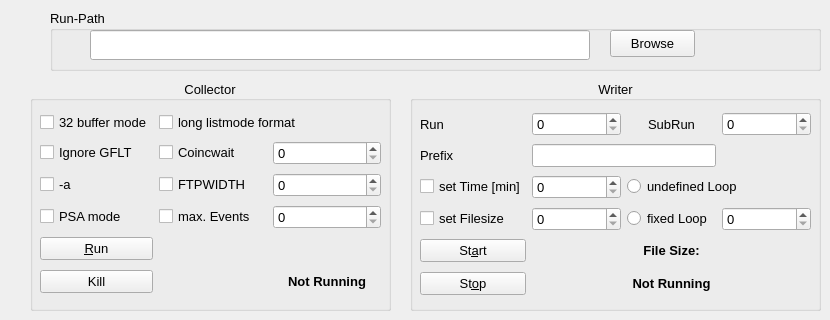
    <widget class="QWidget" name="tab">
     <attribute name="title">
      <string>Listmode Run</string>
     </attribute>
     <widget class="QGroupBox" name="pathBox">
      <property name="geometry">
       <rect>
        <x>50</x>
        <y>10</y>
        <width>771</width>
        <height>61</height>
       </rect>
      </property>
      <property name="sizePolicy">
       <sizepolicy hsizetype="Fixed" vsizetype="Fixed">
        <horstretch>0</horstretch>
        <verstretch>0</verstretch>
       </sizepolicy>
      </property>
      <property name="font">
       <font>
        <pointsize>10</pointsize>
       </font>
      </property>
      <property name="title">
       <string>Run-Path</string>
      </property>
      <widget class="QLineEdit" name="pathLine">
       <property name="geometry">
        <rect>
         <x>40</x>
         <y>20</y>
         <width>500</width>
         <height>30</height>
        </rect>
       </property>
       <property name="sizePolicy">
        <sizepolicy hsizetype="Fixed" vsizetype="Fixed">
         <horstretch>0</horstretch>
         <verstretch>0</verstretch>
        </sizepolicy>
       </property>
       <property name="minimumSize">
        <size>
         <width>500</width>
         <height>30</height>
        </size>
       </property>
       <property name="maximumSize">
        <size>
         <width>500</width>
         <height>30</height>
        </size>
       </property>
       <property name="whatsThis">
        <string>This is the Box, where the path of your run-path shoudl appear after you have choosen one by pressing the Browse-Button.</string>
       </property>
      </widget>
      <widget class="QPushButton" name="browseButton">
       <property name="geometry">
        <rect>
         <x>560</x>
         <y>20</y>
         <width>85</width>
         <height>27</height>
        </rect>
       </property>
       <property name="text">
        <string>Browse</string>
       </property>
      </widget>
     </widget>
     <widget class="QGroupBox" name="collectorBox">
      <property name="geometry">
       <rect>
        <x>30</x>
        <y>80</y>
        <width>361</width>
        <height>231</height>
       </rect>
      </property>
      <property name="sizePolicy">
       <sizepolicy hsizetype="Fixed" vsizetype="Fixed">
        <horstretch>0</horstretch>
        <verstretch>0</verstretch>
       </sizepolicy>
      </property>
      <property name="font">
       <font>
        <pointsize>10</pointsize>
       </font>
      </property>
      <property name="styleSheet">
       <string notr="true"/>
      </property>
      <property name="title">
       <string>Collector</string>
      </property>
      <property name="alignment">
       <set>Qt::AlignCenter</set>
      </property>
      <property name="flat">
       <bool>false</bool>
      </property>
      <property name="checkable">
       <bool>false</bool>
      </property>
      <widget class="Line" name="line">
       <property name="geometry">
        <rect>
         <x>-620</x>
         <y>230</y>
         <width>951</width>
         <height>41</height>
        </rect>
       </property>
       <property name="orientation">
        <enum>Qt::Horizontal</enum>
       </property>
      </widget>
      <widget class="QWidget" name="layoutWidget1">
       <property name="geometry">
        <rect>
         <x>10</x>
         <y>30</y>
         <width>341</width>
         <height>191</height>
        </rect>
       </property>
       <layout class="QGridLayout" name="collectorLayout">
        <item row="0" column="0">
         <widget class="QCheckBox" name="buffercheck">
          <property name="toolTip">
           <string>&lt;!DOCTYPE HTML PUBLIC &quot;-//W3C//DTD HTML 4.0//EN&quot; &quot;http://www.w3.org/TR/REC-html40/strict.dtd&quot;&gt;
&lt;html&gt;&lt;head&gt;&lt;meta name=&quot;qrichtext&quot; content=&quot;1&quot; /&gt;&lt;style type=&quot;text/css&quot;&gt;
p, li { white-space: pre-wrap; }
&lt;/style&gt;&lt;/head&gt;&lt;body style=&quot; font-family:'DejaVu Sans'; font-size:10pt; font-weight:400; font-style:normal;&quot;&gt;
&lt;p style=&quot; margin-top:0px; margin-bottom:0px; margin-left:0px; margin-right:0px; -qt-block-indent:0; text-indent:0px;&quot;&gt;If set, the data acquisition will be started in the 32-buﬀer mode. This means, if the buﬀer on the DGF is full, it is not read out by the writer directly to the host computer, but stored in an external memory on the DGF board. If there are ﬁnally 32 ﬁlled buﬀers in the external memory, they are read out in one piece. This option highly reduces the read-out deadtime and should be always set.&lt;/p&gt;&lt;/body&gt;&lt;/html&gt;</string>
          </property>
          <property name="text">
           <string>32 buffer mode</string>
          </property>
         </widget>
        </item>
        <item row="0" column="1" colspan="2">
         <widget class="QCheckBox" name="longcheck">
          <property name="toolTip">
           <string>&lt;!DOCTYPE HTML PUBLIC &quot;-//W3C//DTD HTML 4.0//EN&quot; &quot;http://www.w3.org/TR/REC-html40/strict.dtd&quot;&gt;
&lt;html&gt;&lt;head&gt;&lt;meta name=&quot;qrichtext&quot; content=&quot;1&quot; /&gt;&lt;style type=&quot;text/css&quot;&gt;
p, li { white-space: pre-wrap; }
&lt;/style&gt;&lt;/head&gt;&lt;body style=&quot; font-family:'DejaVu Sans'; font-size:10pt; font-weight:400; font-style:normal;&quot;&gt;
&lt;p style=&quot; margin-top:0px; margin-bottom:0px; margin-left:0px; margin-right:0px; -qt-block-indent:0; text-indent:0px;&quot;&gt;If set, the data acquisition will take data in long listmode format. This includes sampled traces.&lt;/p&gt;
&lt;p style=&quot;-qt-paragraph-type:empty; margin-top:0px; margin-bottom:0px; margin-left:0px; margin-right:0px; -qt-block-indent:0; text-indent:0px;&quot;&gt;&lt;/p&gt;&lt;/body&gt;&lt;/html&gt;</string>
          </property>
          <property name="text">
           <string>long listmode format</string>
          </property>
         </widget>
        </item>
        <item row="1" column="0">
         <widget class="QCheckBox" name="gfltcheck">
          <property name="toolTip">
           <string>&lt;!DOCTYPE HTML PUBLIC &quot;-//W3C//DTD HTML 4.0//EN&quot; &quot;http://www.w3.org/TR/REC-html40/strict.dtd&quot;&gt;
&lt;html&gt;&lt;head&gt;&lt;meta name=&quot;qrichtext&quot; content=&quot;1&quot; /&gt;&lt;style type=&quot;text/css&quot;&gt;
p, li { white-space: pre-wrap; }
&lt;/style&gt;&lt;/head&gt;&lt;body style=&quot; font-family:'DejaVu Sans'; font-size:10pt; font-weight:400; font-style:normal;&quot;&gt;
&lt;p style=&quot; margin-top:0px; margin-bottom:0px; margin-left:0px; margin-right:0px; -qt-block-indent:0; text-indent:0px;&quot;&gt;If set, the global ﬁrst level trigger (GFLT) is turned oﬀ. The GFLT serves as late event validation.&lt;/p&gt;&lt;/body&gt;&lt;/html&gt;</string>
          </property>
          <property name="text">
           <string>Ignore GFLT</string>
          </property>
         </widget>
        </item>
        <item row="1" column="1">
         <widget class="QCheckBox" name="coinccheck">
          <property name="toolTip">
           <string>&lt;!DOCTYPE HTML PUBLIC &quot;-//W3C//DTD HTML 4.0//EN&quot; &quot;http://www.w3.org/TR/REC-html40/strict.dtd&quot;&gt;
&lt;html&gt;&lt;head&gt;&lt;meta name=&quot;qrichtext&quot; content=&quot;1&quot; /&gt;&lt;style type=&quot;text/css&quot;&gt;
p, li { white-space: pre-wrap; }
&lt;/style&gt;&lt;/head&gt;&lt;body style=&quot; font-family:'DejaVu Sans'; font-size:10pt; font-weight:400; font-style:normal;&quot;&gt;
&lt;p style=&quot; margin-top:0px; margin-bottom:0px; margin-left:0px; margin-right:0px; -qt-block-indent:0; text-indent:0px;&quot;&gt;This option sets a value for COINCWAIT in ticks. This is the amount of time, the DSP waits for other channels to contribute to an event, if there was a valid event in another channel before.  Therefore, this value deﬁnes the length of the coincidence window for channels within one module.&lt;/p&gt;
&lt;p style=&quot; margin-top:0px; margin-bottom:0px; margin-left:0px; margin-right:0px; -qt-block-indent:0; text-indent:0px;&quot;&gt;&lt;span style=&quot; font-weight:600;&quot;&gt;Important:&lt;/span&gt; The value of coincwait is additional to a minimum value of about 250 ns. In addition, note that the eﬀective coincidence window is twice this amount because either channel can come ﬁrst.&lt;/p&gt;
&lt;p style=&quot;-qt-paragraph-type:empty; margin-top:0px; margin-bottom:0px; margin-left:0px; margin-right:0px; -qt-block-indent:0; text-indent:0px;&quot;&gt;&lt;/p&gt;&lt;/body&gt;&lt;/html&gt;</string>
          </property>
          <property name="text">
           <string>Coincwait</string>
          </property>
         </widget>
        </item>
        <item row="1" column="2">
         <widget class="QSpinBox" name="coincBox">
          <property name="maximum">
           <number>999</number>
          </property>
         </widget>
        </item>
        <item row="2" column="0">
         <widget class="QCheckBox" name="acheck">
          <property name="toolTip">
           <string>&lt;!DOCTYPE HTML PUBLIC &quot;-//W3C//DTD HTML 4.0//EN&quot; &quot;http://www.w3.org/TR/REC-html40/strict.dtd&quot;&gt;
&lt;html&gt;&lt;head&gt;&lt;meta name=&quot;qrichtext&quot; content=&quot;1&quot; /&gt;&lt;style type=&quot;text/css&quot;&gt;
p, li { white-space: pre-wrap; }
&lt;/style&gt;&lt;/head&gt;&lt;body style=&quot; font-family:'DejaVu Sans'; font-size:10pt; font-weight:400; font-style:normal;&quot;&gt;
&lt;p style=&quot; margin-top:0px; margin-bottom:0px; margin-left:0px; margin-right:0px; -qt-block-indent:0; text-indent:0px;&quot;&gt;This option should only be used in combination with &amp;quot;Ignore GFLT&amp;quot;. If this option is set, an event which comes with a GFLT will be stored in listmode data as well as in the onboard MCA spectra. Instead of this, if there is no GFLT together with the event, it will be stored only in the MCA spectra but not in the listmode data. In particular, this option is used if you create a GFLT for events with multiplicity m of two or higher. In this case, the m &amp;gt; 1 events are stored in listmode data and MCA spectra, and events with m = 1 are stored only in the MCA spectra.&lt;/p&gt;&lt;/body&gt;&lt;/html&gt;</string>
          </property>
          <property name="text">
           <string>-a</string>
          </property>
         </widget>
        </item>
        <item row="2" column="1">
         <widget class="QCheckBox" name="ftpwidthcheck">
          <property name="toolTip">
           <string>&lt;!DOCTYPE HTML PUBLIC &quot;-//W3C//DTD HTML 4.0//EN&quot; &quot;http://www.w3.org/TR/REC-html40/strict.dtd&quot;&gt;
&lt;html&gt;&lt;head&gt;&lt;meta name=&quot;qrichtext&quot; content=&quot;1&quot; /&gt;&lt;style type=&quot;text/css&quot;&gt;
p, li { white-space: pre-wrap; }
&lt;/style&gt;&lt;/head&gt;&lt;body style=&quot; font-family:'DejaVu Sans'; font-size:10pt; font-weight:400; font-style:normal;&quot;&gt;
&lt;p style=&quot; margin-top:0px; margin-bottom:0px; margin-left:0px; margin-right:0px; -qt-block-indent:0; text-indent:0px;&quot;&gt;This option sets a value for FTPWIDTH. This value determines the length of the signal on the Mult-out on the front panel and can be used to deﬁne a coincidence window between two channels in diﬀerent modules. &lt;/p&gt;&lt;/body&gt;&lt;/html&gt;</string>
          </property>
          <property name="text">
           <string>FTPWIDTH</string>
          </property>
         </widget>
        </item>
        <item row="2" column="2">
         <widget class="QSpinBox" name="ftpBox">
          <property name="maximum">
           <number>999</number>
          </property>
         </widget>
        </item>
        <item row="4" column="0">
         <widget class="QPushButton" name="runButton">
          <property name="toolTip">
           <string>&lt;!DOCTYPE HTML PUBLIC &quot;-//W3C//DTD HTML 4.0//EN&quot; &quot;http://www.w3.org/TR/REC-html40/strict.dtd&quot;&gt;
&lt;html&gt;&lt;head&gt;&lt;meta name=&quot;qrichtext&quot; content=&quot;1&quot; /&gt;&lt;style type=&quot;text/css&quot;&gt;
p, li { white-space: pre-wrap; }
&lt;/style&gt;&lt;/head&gt;&lt;body style=&quot; font-family:'DejaVu Sans'; font-size:10pt; font-weight:400; font-style:normal;&quot;&gt;
&lt;p style=&quot; margin-top:0px; margin-bottom:0px; margin-left:0px; margin-right:0px; -qt-block-indent:0; text-indent:0px;&quot;&gt;THis button will start the collector (calls mb_collector with the set parameter flags).&lt;/p&gt;&lt;/body&gt;&lt;/html&gt;</string>
          </property>
          <property name="text">
           <string>&amp;Run</string>
          </property>
         </widget>
        </item>
        <item row="3" column="2">
         <widget class="QSpinBox" name="eventBox">
          <property name="maximum">
           <number>9999</number>
          </property>
         </widget>
        </item>
        <item row="3" column="1">
         <widget class="QCheckBox" name="eventCheck">
          <property name="toolTip">
           <string>&lt;!DOCTYPE HTML PUBLIC &quot;-//W3C//DTD HTML 4.0//EN&quot; &quot;http://www.w3.org/TR/REC-html40/strict.dtd&quot;&gt;
&lt;html&gt;&lt;head&gt;&lt;meta name=&quot;qrichtext&quot; content=&quot;1&quot; /&gt;&lt;style type=&quot;text/css&quot;&gt;
p, li { white-space: pre-wrap; }
&lt;/style&gt;&lt;/head&gt;&lt;body style=&quot; font-family:'DejaVu Sans'; font-size:10pt; font-weight:400; font-style:normal;&quot;&gt;
&lt;p style=&quot; margin-top:0px; margin-bottom:0px; margin-left:0px; margin-right:0px; -qt-block-indent:0; text-indent:0px;&quot;&gt;With the &amp;quot;max Event&amp;quot;-option one can adjust a number of events in the buffer. After the number is reached the buffer is going to be read out.&lt;/p&gt;&lt;/body&gt;&lt;/html&gt;</string>
          </property>
          <property name="text">
           <string>max. Events</string>
          </property>
         </widget>
        </item>
        <item row="5" column="0">
         <widget class="QPushButton" name="killButton">
          <property name="toolTip">
           <string>&lt;!DOCTYPE HTML PUBLIC &quot;-//W3C//DTD HTML 4.0//EN&quot; &quot;http://www.w3.org/TR/REC-html40/strict.dtd&quot;&gt;
&lt;html&gt;&lt;head&gt;&lt;meta name=&quot;qrichtext&quot; content=&quot;1&quot; /&gt;&lt;style type=&quot;text/css&quot;&gt;
p, li { white-space: pre-wrap; }
&lt;/style&gt;&lt;/head&gt;&lt;body style=&quot; font-family:'DejaVu Sans'; font-size:10pt; font-weight:400; font-style:normal;&quot;&gt;
&lt;p style=&quot; margin-top:0px; margin-bottom:0px; margin-left:0px; margin-right:0px; -qt-block-indent:0; text-indent:0px;&quot;&gt;This button will &lt;span style=&quot; font-weight:600;&quot;&gt;only&lt;/span&gt; kill the collector.&lt;/p&gt;&lt;/body&gt;&lt;/html&gt;</string>
          </property>
          <property name="text">
           <string>Kill</string>
          </property>
         </widget>
        </item>
        <item row="5" column="2">
         <widget class="QLabel" name="collectorLabel">
          <property name="minimumSize">
           <size>
            <width>0</width>
            <height>27</height>
           </size>
          </property>
          <property name="maximumSize">
           <size>
            <width>16777215</width>
            <height>27</height>
           </size>
          </property>
          <property name="font">
           <font>
            <weight>75</weight>
            <bold>true</bold>
           </font>
          </property>
          <property name="text">
           <string>Not Running</string>
          </property>
          <property name="alignment">
           <set>Qt::AlignCenter</set>
          </property>
         </widget>
        </item>
        <item row="3" column="0">
         <widget class="QCheckBox" name="psaCheck">
          <property name="toolTip">
           <string>&lt;!DOCTYPE HTML PUBLIC &quot;-//W3C//DTD HTML 4.0//EN&quot; &quot;http://www.w3.org/TR/REC-html40/strict.dtd&quot;&gt;
&lt;html&gt;&lt;head&gt;&lt;meta name=&quot;qrichtext&quot; content=&quot;1&quot; /&gt;&lt;style type=&quot;text/css&quot;&gt;
p, li { white-space: pre-wrap; }
&lt;/style&gt;&lt;/head&gt;&lt;body style=&quot; font-family:'DejaVu Sans'; font-size:10pt; font-weight:400; font-style:normal;&quot;&gt;
&lt;p style=&quot; margin-top:0px; margin-bottom:0px; margin-left:0px; margin-right:0px; -qt-block-indent:0; text-indent:0px;&quot;&gt;This will start the collector in compression mode 2.&lt;/p&gt;&lt;/body&gt;&lt;/html&gt;</string>
          </property>
          <property name="text">
           <string>PSA mode</string>
          </property>
         </widget>
        </item>
       </layout>
      </widget>
      <zorder>layoutWidget1</zorder>
      <zorder>line</zorder>
     </widget>
     <widget class="QGroupBox" name="writerBox">
      <property name="geometry">
       <rect>
        <x>410</x>
        <y>80</y>
        <width>411</width>
        <height>231</height>
       </rect>
      </property>
      <property name="sizePolicy">
       <sizepolicy hsizetype="Fixed" vsizetype="Fixed">
        <horstretch>0</horstretch>
        <verstretch>0</verstretch>
       </sizepolicy>
      </property>
      <property name="font">
       <font>
        <pointsize>10</pointsize>
       </font>
      </property>
      <property name="title">
       <string>Writer</string>
      </property>
      <property name="alignment">
       <set>Qt::AlignCenter</set>
      </property>
      <widget class="QWidget" name="layoutWidget2">
       <property name="geometry">
        <rect>
         <x>10</x>
         <y>30</y>
         <width>391</width>
         <height>194</height>
        </rect>
       </property>
       <layout class="QGridLayout" name="writerLayout">
        <item row="0" column="0">
         <widget class="QLabel" name="runLabel">
          <property name="text">
           <string>Run</string>
          </property>
         </widget>
        </item>
        <item row="0" column="1">
         <widget class="QSpinBox" name="runBox"/>
        </item>
        <item row="1" column="0">
         <widget class="QLabel" name="prefixLabel">
          <property name="text">
           <string>Prefix</string>
          </property>
         </widget>
        </item>
        <item row="1" column="1" colspan="2">
         <widget class="QLineEdit" name="prefixLine"/>
        </item>
        <item row="2" column="0">
         <widget class="QCheckBox" name="timeCheck">
          <property name="text">
           <string>set Time [min]</string>
          </property>
         </widget>
        </item>
        <item row="2" column="1">
         <widget class="QSpinBox" name="timeBox">
          <property name="maximum">
           <number>999</number>
          </property>
         </widget>
        </item>
        <item row="2" column="2" colspan="2">
         <widget class="QRadioButton" name="undefinedloopRadio">
          <property name="text">
           <string>undefined Loop</string>
          </property>
         </widget>
        </item>
        <item row="3" column="0">
         <widget class="QCheckBox" name="sizeCheck">
          <property name="text">
           <string>set Filesize</string>
          </property>
         </widget>
        </item>
        <item row="3" column="1">
         <widget class="QSpinBox" name="sizeBox">
          <property name="maximum">
           <number>9999</number>
          </property>
         </widget>
        </item>
        <item row="3" column="2">
         <widget class="QRadioButton" name="fixedloppRadio">
          <property name="text">
           <string>fixed Loop</string>
          </property>
         </widget>
        </item>
        <item row="3" column="3">
         <widget class="QSpinBox" name="loopBox"/>
        </item>
        <item row="0" column="3">
         <widget class="QSpinBox" name="subrunBox">
          <property name="maximum">
           <number>999</number>
          </property>
         </widget>
        </item>
        <item row="0" column="2">
         <widget class="QLabel" name="subrunLabel">
          <property name="text">
           <string>SubRun</string>
          </property>
          <property name="alignment">
           <set>Qt::AlignCenter</set>
          </property>
         </widget>
        </item>
        <item row="4" column="0">
         <widget class="QPushButton" name="startButton">
          <property name="toolTip">
           <string>This button will start the writer (calls mb_writer).</string>
          </property>
          <property name="text">
           <string>St&amp;art</string>
          </property>
         </widget>
        </item>
        <item row="4" column="2">
         <widget class="QLabel" name="fileLabel">
          <property name="font">
           <font>
            <weight>75</weight>
            <bold>true</bold>
           </font>
          </property>
          <property name="text">
           <string>File Size:</string>
          </property>
          <property name="alignment">
           <set>Qt::AlignCenter</set>
          </property>
         </widget>
        </item>
        <item row="4" column="3">
         <widget class="QLabel" name="sizeLabel">
          <property name="text">
           <string/>
          </property>
         </widget>
        </item>
        <item row="5" column="0">
         <widget class="QPushButton" name="stopButton">
          <property name="toolTip">
           <string>&lt;!DOCTYPE HTML PUBLIC &quot;-//W3C//DTD HTML 4.0//EN&quot; &quot;http://www.w3.org/TR/REC-html40/strict.dtd&quot;&gt;
&lt;html&gt;&lt;head&gt;&lt;meta name=&quot;qrichtext&quot; content=&quot;1&quot; /&gt;&lt;style type=&quot;text/css&quot;&gt;
p, li { white-space: pre-wrap; }
&lt;/style&gt;&lt;/head&gt;&lt;body style=&quot; font-family:'DejaVu Sans'; font-size:9pt; font-weight:400; font-style:normal;&quot;&gt;
&lt;p style=&quot; margin-top:0px; margin-bottom:0px; margin-left:0px; margin-right:0px; -qt-block-indent:0; text-indent:0px;&quot;&gt;&lt;span style=&quot; font-weight:600;&quot;&gt;This button will stop the whole data acquisition!!!&lt;/span&gt;&lt;span style=&quot; font-size:10pt; font-weight:600;&quot;&gt; &lt;/span&gt;&lt;span style=&quot; font-size:10pt;&quot;&gt;This means, that it will kill the writer AND the collector and therefore stops the current run!&lt;/span&gt;&lt;/p&gt;&lt;/body&gt;&lt;/html&gt;</string>
          </property>
          <property name="text">
           <string>St&amp;op</string>
          </property>
         </widget>
        </item>
        <item row="5" column="2">
         <widget class="QLabel" name="writerLabel">
          <property name="minimumSize">
           <size>
            <width>0</width>
            <height>27</height>
           </size>
          </property>
          <property name="maximumSize">
           <size>
            <width>16777215</width>
            <height>27</height>
           </size>
          </property>
          <property name="font">
           <font>
            <weight>75</weight>
            <bold>true</bold>
           </font>
          </property>
          <property name="text">
           <string>Not Running</string>
          </property>
          <property name="alignment">
           <set>Qt::AlignCenter</set>
          </property>
         </widget>
        </item>
       </layout>
      </widget>
     </widget>
    </widget>
